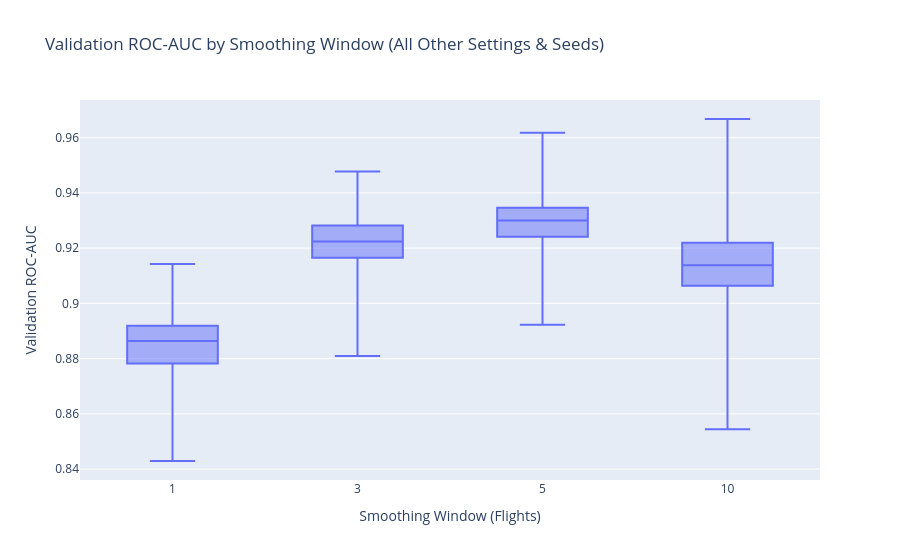

Notebook cell for this chart:
### Code cell
fig = px.box(
    tuning_runs.assign(smooth=tuning_runs["smooth"].astype(str)),
    x="smooth", y="val_ROC_AUC",
    category_orders={"smooth": ["1", "3", "5", "10"]},
    points=False,
    title="Validation ROC-AUC by Smoothing Window (All Other Settings & Seeds)",
    labels={"smooth": "Smoothing Window (Flights)", "val_ROC_AUC": "Validation ROC-AUC"},
)
fig.show()

### Figure 1 — Plotly figure (JSON) as saved in the notebook; plotly's stock layout.template omitted (floating-point values rounded to 4 significant figures; data arrays with more than 128 entries replaced by an {"elided": "..."} marker saying what was removed)
{"data": [{"alignmentgroup": "True", "boxpoints": false, "hovertemplate": "Smoothing Window (Flights)=%{x}<br>Validation ROC-AUC=%{y}<extra></extra>", "legendgroup": "", "marker": {"color": "#636efa"}, "name": "", "notched": false, "offsetgroup": "", "orientation": "v", "showlegend": false, "type": "box", "x": {"elided": "960 str values"}, "x0": " ", "xaxis": "x", "y": {"elided": "960 float values"}, "y0": " ", "yaxis": "y"}], "layout": {"boxmode": "group", "legend": {"tracegroupgap": 0}, "title": {"text": "Validation ROC-AUC by Smoothing Window (All Other Settings & Seeds)"}, "xaxis": {"anchor": "y", "categoryarray": ["1", "3", "5", "10"], "categoryorder": "array", "domain": [0, 1], "title": {"text": "Smoothing Window (Flights)"}}, "yaxis": {"anchor": "x", "domain": [0, 1], "title": {"text": "Validation ROC-AUC"}}}}
